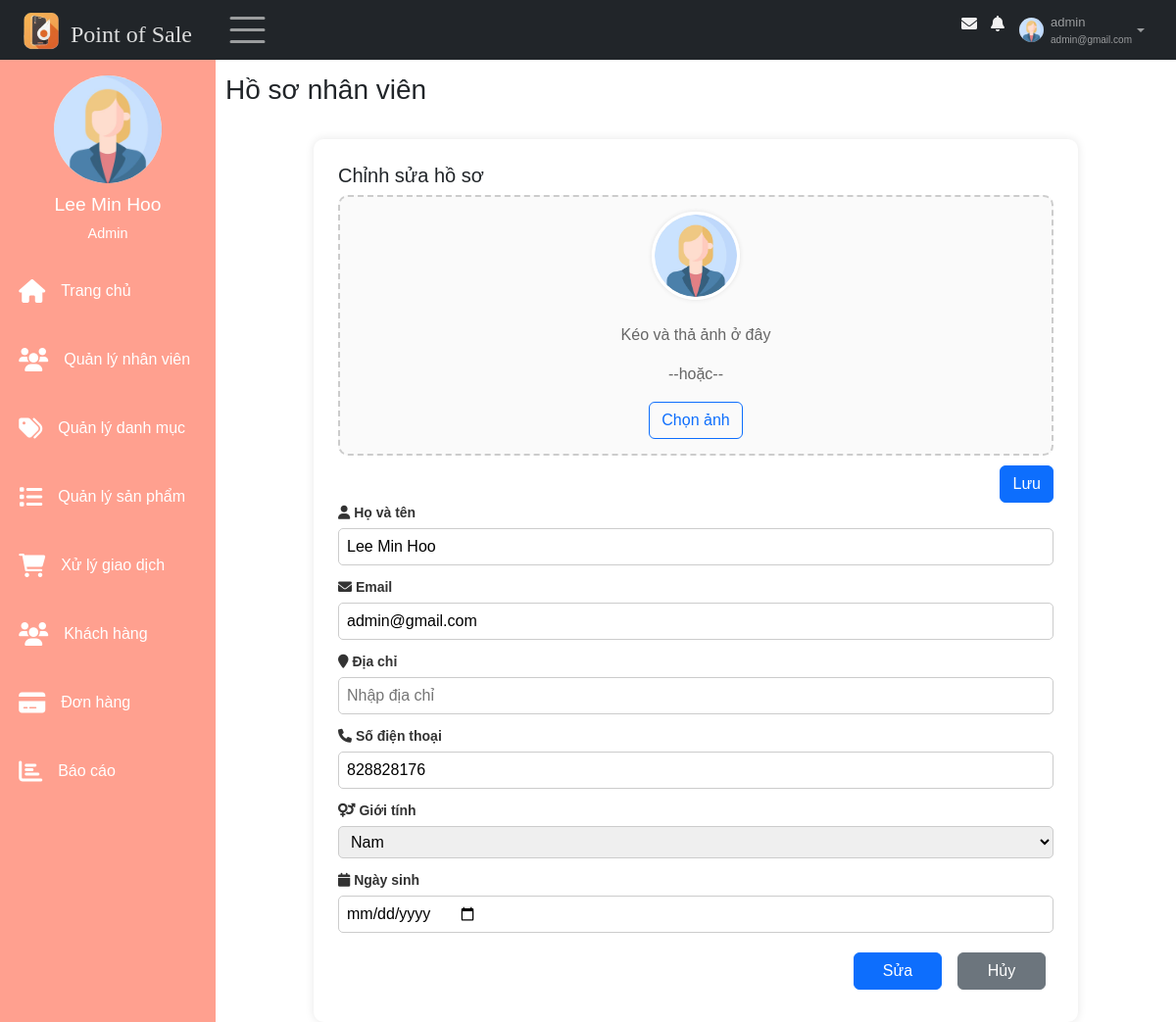
/views/index.php?nav=hoso&query=sua (signed in), run on an earlier commit of the app's database.
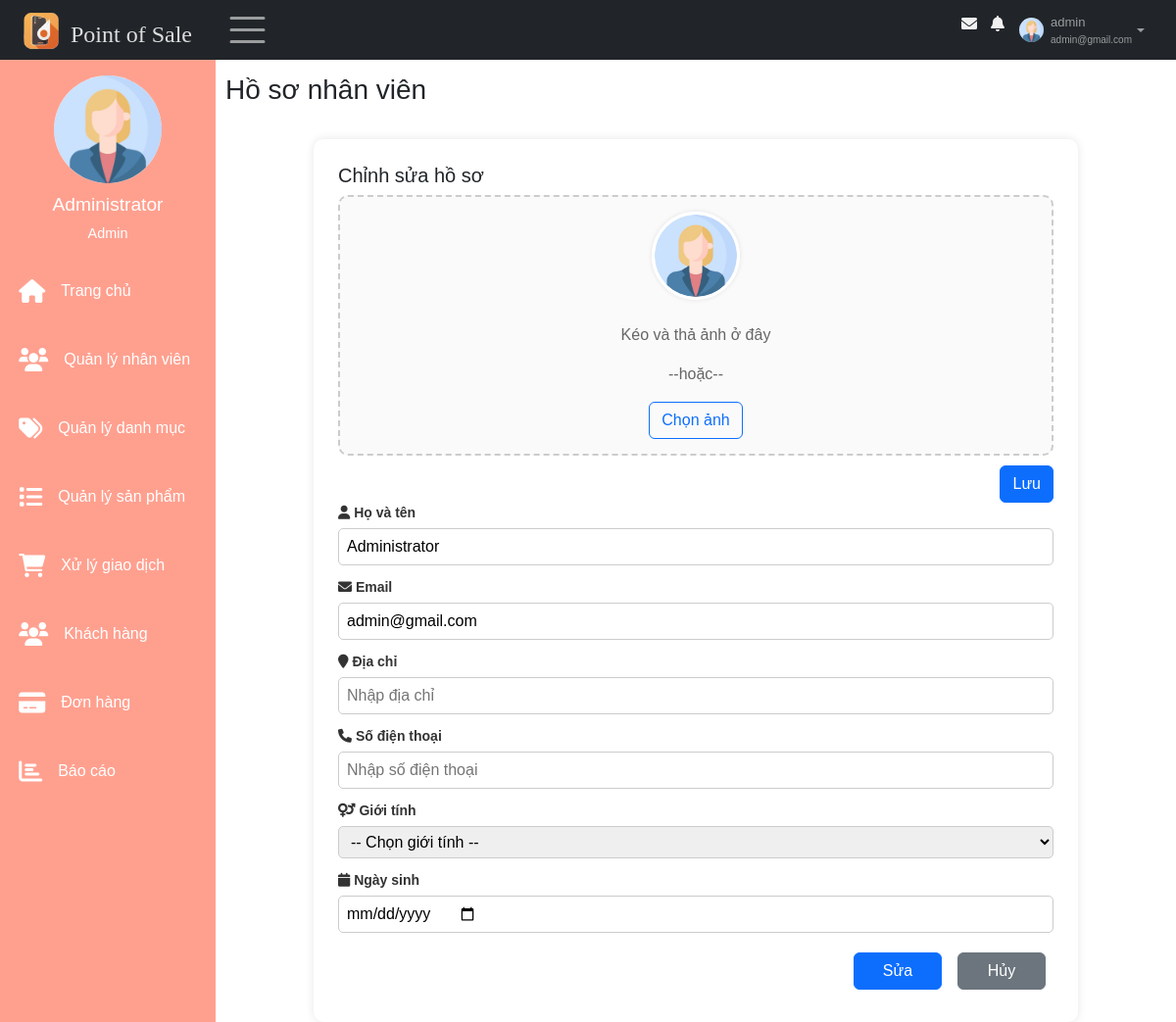
And on a later commit of the database.
### tables this page shows
CREATE TABLE `taikhoan` (
  `id` int(11) NOT NULL,
  `id_nhanvien` int(11) NOT NULL,
  `username` varchar(30) NOT NULL,
  `password` varchar(30) NOT NULL,
  `role` enum('Admin','Nhân viên') NOT NULL,
  `trangthai_hd` tinyint(1) NOT NULL,
  `activate_token` varchar(10) DEFAULT NULL,
  `expire_time` int(11) DEFAULT NULL,
  `pass_changed` tinyint(1) DEFAULT NULL,
  `trangthai_khoa` tinyint(1) NOT NULL DEFAULT 0
);

CREATE TABLE `nhanvien` (
  `id` int(11) NOT NULL,
  `hoten` varchar(50) NOT NULL,
  `email` varchar(100) NOT NULL,
  `gioitinh` enum('Nữ','Nam') DEFAULT NULL,
  `sdt` varchar(11) DEFAULT NULL,
  `ngaysinh` date DEFAULT NULL,
  `diachi` varchar(100) DEFAULT NULL,
  `img` varchar(50) DEFAULT NULL
);

### models/quanlyhoso/getProfileNV.php (called while the page is built, shortened)
<?php
    $conn = connectDB();
    if (isset($_GET["id_detail"])) {
        $id = $_GET["id_detail"];
    } else {
        $id = $_SESSION["id"];
    }
    if(empty($_SESSION["id"])) {
        header("Location: ../index.php");
        exit();
    }else{
        $sql = "SELECT nhanvien.*, taikhoan.trangthai_khoa, taikhoan.role FROM nhanvien, taikhoan WHERE nhanvien.id = taikhoan.id_nhanvien AND nhanvien.id =" . $id;
    }
    $result = $conn->query($sql);
    if ($result->num_rows > 0) {
        $row = $result->fetch_assoc();
        $profile_name =  $row["hoten"]??"";
        $profile_sdt = $row["sdt"]??"";
        $profile_email = $row["email"]??"";
        $profile_gender = $row["gioitinh"]??"";
        $profile_ngaysinh = $row["ngaysinh"]??"";
        $profile_diachi = $row["diachi"]??"";
        $profile_img = $row["img"]??"";
    }
?>

### views/pages/main/content/suahoso.php (the view, shortened to what the changed rows need)
<?php
include '../models/quanlyhoso/getProfileNV.php';
?>
<div class = "main-content " id="main">
    <main>
        <div class = "page-header">
            <div>
                <h3>Hồ sơ nhân viên </h3>
            </div>
        </div>
        <section class="profile-edit">
            <div class="profile-container">
                <form action="../models/quanlyhoso/upload_avatar.php" method="POST" enctype="multipart/form-data">
                    <h5> Chỉnh sửa hồ sơ</h5>
                    <div class="drop-zone avatar-edit" id="drop-avatar">
                        <img id ="preview" src="../models/quanlyhoso/imagesNV/<?=$profile_img?>" alt="Ảnh đại diện" class="avatar">
                        <br>
                        <p>Kéo và thả ảnh ở đây</p>
                        <p>--hoặc--</p>
                        <label for="avatarInput" class="btn btn-outline-primary">Chọn ảnh</label>
                    </div>
                    <div class="file-actions right-actions">
                        <button type="submit" class="btn btn-primary" id="save-avatar-btn">Lưu</button>
                    </div>
                </form>
                <form action="index.php?nav=hoso&query=sua" method="post">
                    <div class="form-group">
                    <label><i class="fa fa-user"></i> Họ và tên</label>
                    <input value="<?=$profile_name?>" type="text" name="fullname" placeholder="Nhập họ và tên" id="name-edit">
                    </div>
                    <div class="form-group">
                    <label><i class="fa fa-envelope"></i> Email</label>
                    <input value="<?=$profile_email?>" type="email" name="email" placeholder="Nhập email" readonly>
                    </div>
                    <div class="form-group">
                    <label><i class="fa fa-map-marker"></i> Địa chỉ</label>
                    <input value="<?=$profile_diachi?>" type="text" name="address" placeholder="Nhập địa chỉ">
                    </div>
                    <div class="form-group">
                    <label><i class="fa fa-phone"></i> Số điện thoại</label>
                    <input value="<?=$profile_sdt?>" type="text" name="phone" placeholder="Nhập số điện thoại"  oninput="this.value = this.value.replace(/[^0-9]/g, '')" pattern="[0-9]{10}">
                    </div>
                    <div class="form-group">
                    <label><i class="fa fa-venus-mars"></i> Giới tính</label>
                    <select name="gender">
                        <option value="">-- Chọn giới tính --</option>
                        <option value="Nam" <?= ($profile_gender == "Nam") ? "selected" : "" ?>>Nam</option>
                    </select>
                    </div>
                    <div class="form-group">
                    <label><i class="fa fa-calendar"></i> Ngày sinh</label>
                    <input value="<?=$profile_ngaysinh?>" type="date" name="dob" >
                    </div>
                    <div class="right-actions">
                        <button type="submit" class="btn btn-primary edit-btn" id="edit-profile">Sửa</button>
                        <a href="index.php?nav=hoso" class="btn btn-secondary edit-btn">Hủy</a>
                    </div>
                </form>
            </div>
        </section>
    </main>
</div>

### views/pages/nav.php (shortened to what the changed rows need)
<nav class="navbar navbar-expand-sm bg-dark navbar-dark fixed-top" id="nav">
    <div class="container-fluid">
        <div class="leftnav justify-content-start">
            <a class="logo navbar-brand" href="index.php" data-bs-toggle="tooltip"  title="Về trang chủ">
                <img src="../images/logo.ico" alt="Logo" style="width:40px;" >
                <h4>Point of Sale</h4>
            </a>
            <div class="openclose"><span class="navbar-toggler-icon" style="font-size:30px;cursor:pointer" onclick="open_closeNav() " class = "las la-bars"></span>  </div>
        </div>
        <div class="rightnav justify-content-end">
            <ul  class=" navbar-nav" >
                <li class="nav-item">
                    <a  href="#">
                    <span class = "fa fa-fw fa-envelope"></span>
                    </a></li>
                <li class="nav-item">
                    <a  href="#">
                    <span class = "fa fa-bell"></span>
                    </a></li>
                <li class="nav-item dropdown">
                        <a id="nav-user" class="nav-link dropdown-toggle" href="#" role="button" data-bs-toggle="dropdown">
                            <img id="nav-avatar" src = "../models/quanlyhoso/imagesNV/<?=$profile_img?>" height = "30px"  width = "30px" alt = "Avatar">
                            <div class="infor">
                                <p id ="user"><?= $_SESSION["username"]?></p>
                                <p id="email"><?= $_SESSION["email"]?></p>
                            </div>
                        </a>
                </li>
            </ul>
        </div>
    </div>
</nav>

### views/pages/main/sidebar.php (shortened to what the changed rows need)
<div class="sidebar"  id="mySidebar" >
    <div class="sidebar-user">
        <img src="../models/quanlyhoso/imagesNV/<?=$profile_img?>" height = "70px"  width = "70px" alt = "">
            <div>
                <h3><?=$profile_name?></h3>
                <span><?=$_SESSION['role']?></span>
        </div>
    </div>
    <div class="sidebar-menu">
        <ul >
            <li class="item">
                <a class="link" href="index.php">
                    <span class = "fa fa-home"></span>
                    <p class="item-sidebar">Trang chủ</p>
                </a>
            </li>
            <?php
                if ($_SESSION['role'] == 'Admin') {
                    ?>
                    <li class="item">
                        <a class="link" href="index.php?sidebar=quanlynhanvien">
                            <span class = "fa fa-users"></span>
                            <p class="item-sidebar">Quản lý nhân viên</p>
                        </a>
                    </li>
                <?php
            }?>
            <li class="item">
                <a class="link" href="index.php?sidebar=quanlydanhmuc">
                    <span class = "fa fa-tags"></span>
                    <p class="item-sidebar">Quản lý danh mục</p>
                </a>
            </li>
            <li class="item">
                <a class="link" href="index.php?sidebar=quanlysanpham">
                    <span class = "fa fa-list"></span>
                    <p class="item-sidebar">Quản lý sản phẩm</p>
                </a>
            </li>
            <li class="item">
                <a class="link" href="index.php?sidebar=giaodich">
                    <span class = "fa fa-shopping-cart"></span>
                    <p class="item-sidebar">Xử lý giao dịch</p>
                </a>
            </li>
            <li class="item">
                <a class="link" href="index.php?sidebar=khachhang">
                    <span class = "fa fa-users"></span>
                    <p class="item-sidebar">Khách hàng</p>
                </a>
            </li>
            <li class="item">
                <a class="link" href="index.php?sidebar=donhang">
                    <span class = "fa fa-credit-card"></span>
                    <p class="item-sidebar">Đơn hàng</p>
                </a>
            </li>
            <li class="item">
                <a class="link" href="index.php?sidebar=baocao">
                    <span class = "fa fa-bar-chart"></span>
                    <p class="item-sidebar">Báo cáo</p>
                </a>
            </li>
            <br>
        </ul>
    </div>
</div>

What changed in the data, as far as the page shows it:
no longer on this page (row edited): nhanvien: gender "Nam"
changed through a linked row, taikhoan "admin@gmail.com": id_nhanvien.hoten "Lee Min Hoo" → "Administrator"; fullname "Lee Min Hoo" → "Administrator"; phone "828828176" → (not shown)
Also different on the page:
form field gender: (not shown) → "-- Chọn giới tính --"
